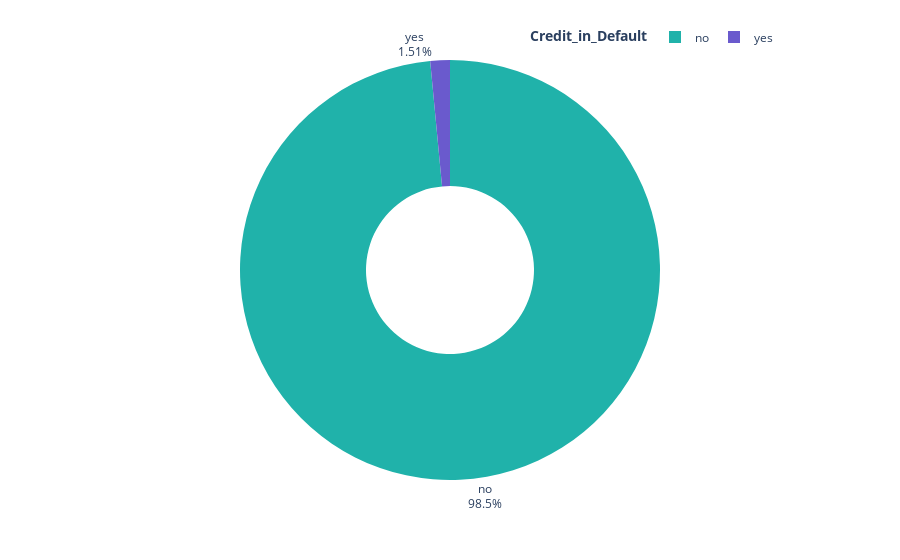
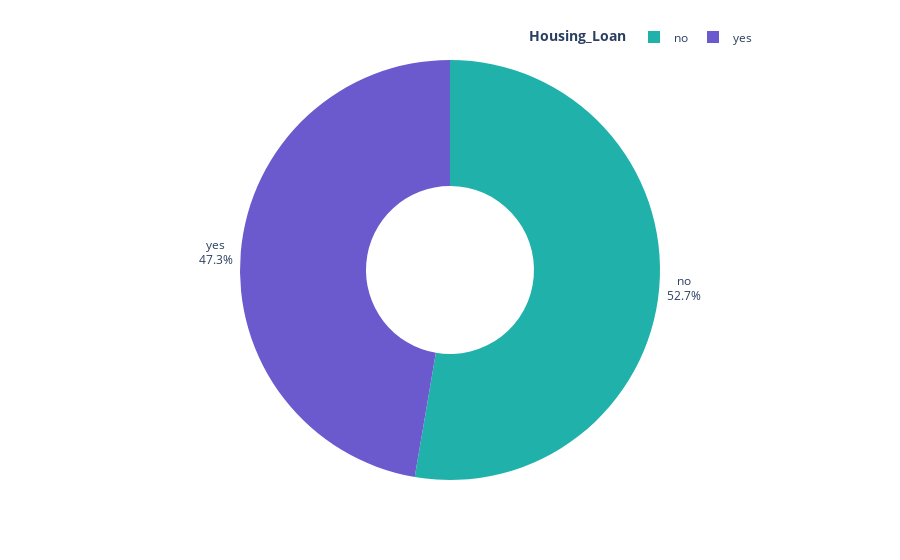
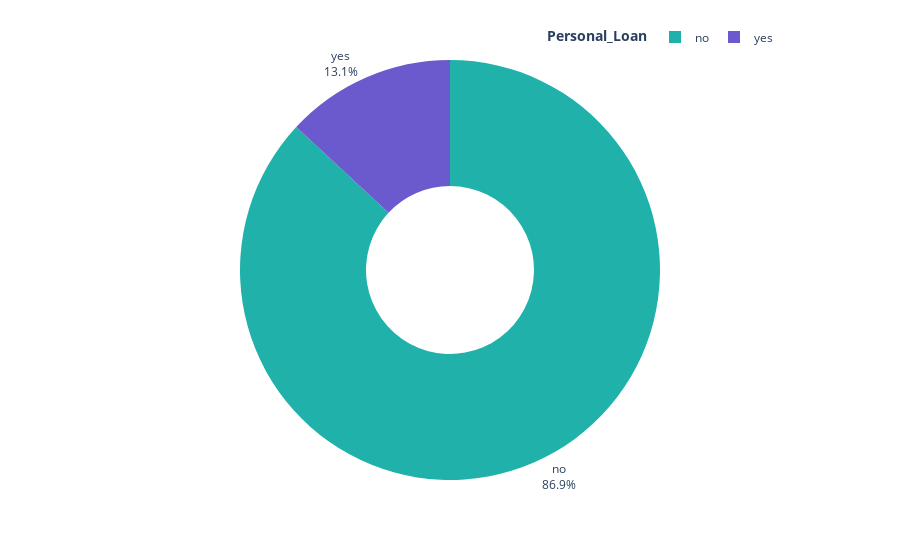

The notebook cell these images were saved under, in order:
### Code cell
import plotly.graph_objects as go
from plotly.subplots import make_subplots
import pandas as pd

fig = make_subplots(
    rows=1, 
    cols=3, 
    specs=[[{"type": "pie"}, {"type": "pie"}, {"type": "pie"}]], 
    subplot_titles=('Credit in Default', 'Housing Loan', 'Personal Loan')
)

# ----------------------------------------------------------------------------------------------------------------------------------

# Add Pie Chart for 'Credit in Default'
Credit_in_Default = data['default'].value_counts().reset_index()
Credit_in_Default.columns = ['Credit_in_Default', 'Count']
fig = px.pie(Credit_in_Default,  names='Credit_in_Default',  values='Count',  hole=0.4,  template='plotly_white', color_discrete_sequence=[ 'LightSeaGreen', 'SlateBlue'] )

# Step 4: Update the layout with centered title and legend customization
fig.update_layout( title_x=0.5, showlegend=True, legend_title_text='<b>Credit_in_Default', legend=dict( orientation='h',yanchor='bottom',y=1.02, xanchor='right',x=1))

# Step 5: Update traces with text position and display information
fig.update_traces( textposition='outside',  textinfo='percent+label')

# Step 6: Display the figure

fig.show()
# ----------------------------------------------------------------------------------------------------------------------------------

# Add Pie Chart for 'Housing Loan'
Housing_Loan = data['housing'].value_counts().reset_index()
Housing_Loan.columns = ['Housing_Loan', 'Count']
fig = px.pie(Housing_Loan,  names='Housing_Loan',  values='Count',  hole=0.4,  template='plotly_white',
             color_discrete_sequence=['LightSeaGreen', 'SlateBlue'] )

# Step 4: Update the layout with centered title and legend customization
fig.update_layout( title_x=0.5, showlegend=True, legend_title_text='<b>Housing_Loan', legend=dict( orientation='h',yanchor='bottom',y=1.02, xanchor='right',x=1))

# Step 5: Update traces with text position and display information
fig.update_traces( textposition='outside',  textinfo='percent+label')

# Step 6: Display the figure

fig.show()

# ----------------------------------------------------------------------------------------------------------------------------------
# Add Pie Chart for 'Personal Loan'
Personal_Loan = data['loan'].value_counts().reset_index()
Personal_Loan.columns = ['Personal_Loan', 'Count']
fig = px.pie(Personal_Loan,  names='Personal_Loan',  values='Count',  hole=0.4,  template='plotly_white',
             color_discrete_sequence=['LightSeaGreen', 'SlateBlue'] )

fig.update_layout( title_x=0.5, showlegend=True, legend_title_text='<b>Personal_Loan', legend=dict( orientation='h',yanchor='bottom',y=1.02, xanchor='right',x=1))

fig.update_traces( textposition='outside',  textinfo='percent+label')

fig.show()

### Figure 1 — Plotly figure (JSON) as saved in the notebook; plotly's stock layout.template omitted (floating-point values rounded to 4 significant figures)
{"data": [{"domain": {"x": [0, 1], "y": [0, 1]}, "hole": 0.4, "hovertemplate": "Credit_in_Default=%{label}<br>Count=%{value}<extra></extra>", "labels": ["no", "yes"], "legendgroup": "", "name": "", "showlegend": true, "textinfo": "percent+label", "textposition": "outside", "type": "pie", "values": [10994, 168]}], "layout": {"legend": {"orientation": "h", "title": {"text": "<b>Credit_in_Default"}, "tracegroupgap": 0, "x": 1, "xanchor": "right", "y": 1.02, "yanchor": "bottom"}, "margin": {"t": 60}, "piecolorway": ["LightSeaGreen", "SlateBlue"], "showlegend": true, "title": {"x": 0.5}}}

### Figure 2 — Plotly figure (JSON) as saved in the notebook; plotly's stock layout.template omitted (floating-point values rounded to 4 significant figures)
{"data": [{"domain": {"x": [0, 1], "y": [0, 1]}, "hole": 0.4, "hovertemplate": "Housing_Loan=%{label}<br>Count=%{value}<extra></extra>", "labels": ["no", "yes"], "legendgroup": "", "name": "", "showlegend": true, "textinfo": "percent+label", "textposition": "outside", "type": "pie", "values": [5881, 5281]}], "layout": {"legend": {"orientation": "h", "title": {"text": "<b>Housing_Loan"}, "tracegroupgap": 0, "x": 1, "xanchor": "right", "y": 1.02, "yanchor": "bottom"}, "margin": {"t": 60}, "piecolorway": ["LightSeaGreen", "SlateBlue"], "showlegend": true, "title": {"x": 0.5}}}

### Figure 3 — Plotly figure (JSON) as saved in the notebook; plotly's stock layout.template omitted (floating-point values rounded to 4 significant figures)
{"data": [{"domain": {"x": [0, 1], "y": [0, 1]}, "hole": 0.4, "hovertemplate": "Personal_Loan=%{label}<br>Count=%{value}<extra></extra>", "labels": ["no", "yes"], "legendgroup": "", "name": "", "showlegend": true, "textinfo": "percent+label", "textposition": "outside", "type": "pie", "values": [9702, 1460]}], "layout": {"legend": {"orientation": "h", "title": {"text": "<b>Personal_Loan"}, "tracegroupgap": 0, "x": 1, "xanchor": "right", "y": 1.02, "yanchor": "bottom"}, "margin": {"t": 60}, "piecolorway": ["LightSeaGreen", "SlateBlue"], "showlegend": true, "title": {"x": 0.5}}}
